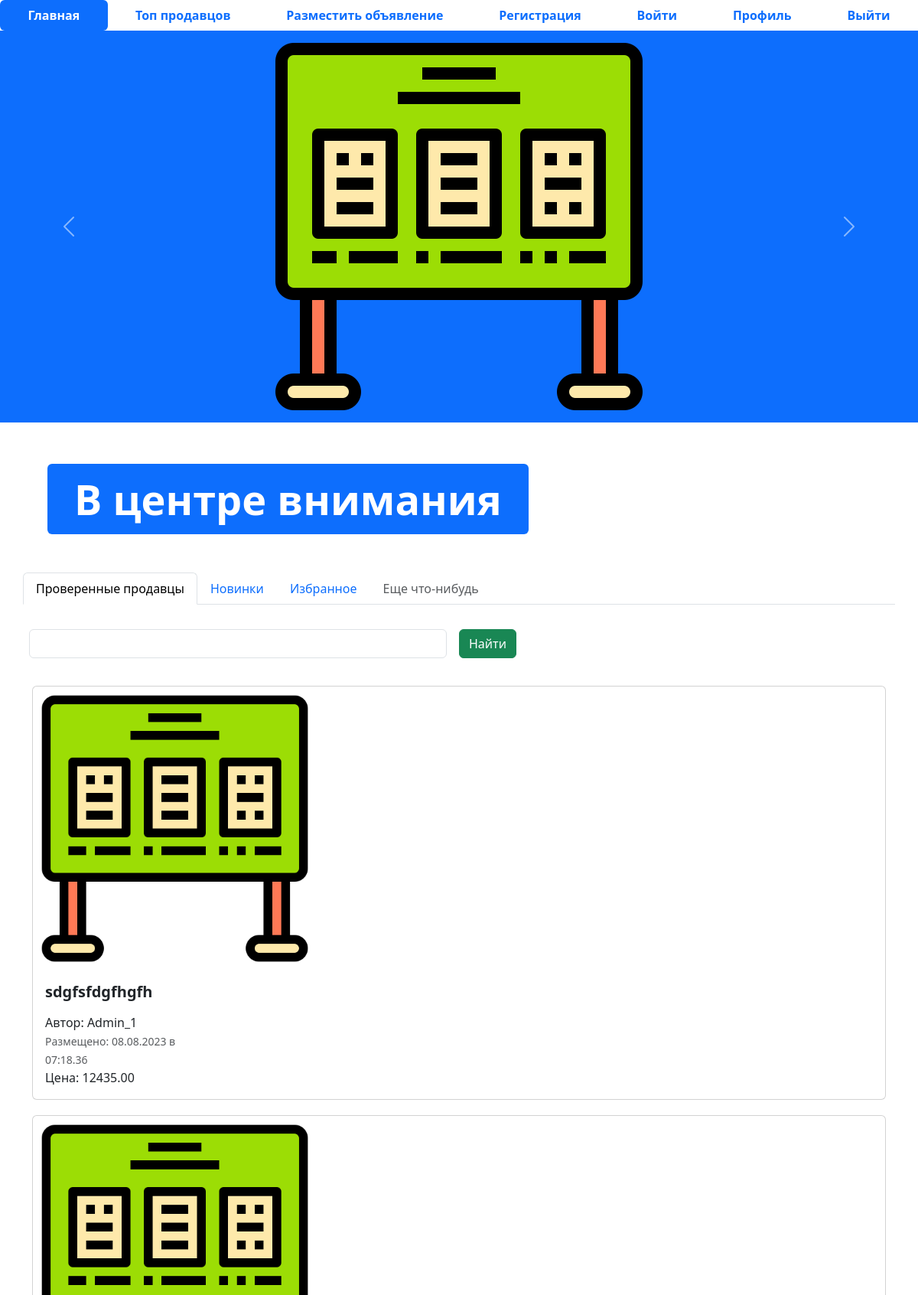
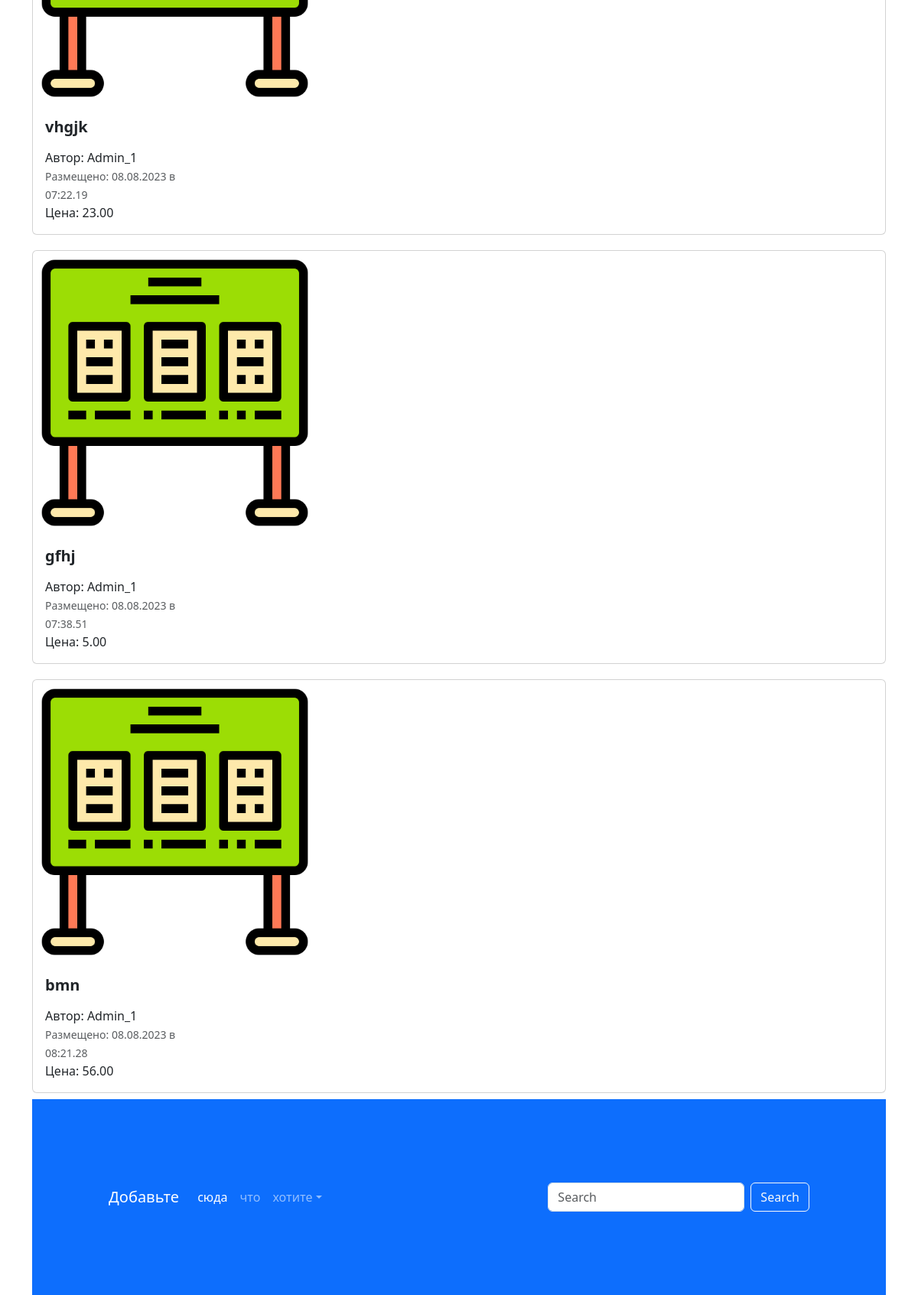
The page / on the database its author committed (2 pictures, top to bottom).
### my_lesson_5/models.py (models this page shows, shortened)
class Advertisment(models.Model):
    class Meta:
        db_table = "advertisment"
    photo = models.ImageField("изображение", upload_to="my_lesson_5")
    title = models.CharField("Заголовок", max_length=128)
    description = models.TextField("Описание")
    price = models.DecimalField("Цена", max_digits=10, decimal_places=2)
    created_at = models.DateTimeField(auto_now_add=True)
    updated_at = models.DateTimeField(auto_now=True)
    category = models.SmallIntegerField("Категория")
    author = models.CharField("Автор", max_length=20)
    location = models.CharField("Локация", max_length=255)
    action = models.BooleanField("Торг", help_text="Отметьте, если торг уместен")
    user = models.ForeignKey(User,verbose_name="Автор",on_delete=models.CASCADE)
    @admin.display(description="Дата создания")
    def created_date(self):
        if self.created_at == timezone.now().date():
            create_time=self.created_at.strftime("%H:%M.%S")
            return format_html('<span style="color: teal; font-weight: bold>Сегодня в </span>',create_time)
        return self.created_at.strftime("%d.%m.%Y в %H:%M.%S")

### my_lesson_5/views.py (the view)
# urls.py: path("",index , name="main_page"),
def index(request):
    adverts=Advertisment.objects.all()
    context={"advert":adverts}
    return render(request, 'index.html', context)

### Templates/index.html (shortened to what this page needs)
{% extends 'base.html' %}
{% load static %}
{% block content %}
<ul class="nav nav-pills sticky-top bg-white nav-fill">
  <li class="nav-item">
    <a class="nav-link active" aria-current="page" href="{% url 'main_page' %}">
      <span style="font-weight: bold;">Главная</span>
    </a>
  </li>
  <li class="nav-item">
    <a class="nav-link" href="{% url 'top-sellers' %}"><span style="font-weight: bold;">Топ продавцов</span>
    </a>
  </li>
  <li class="nav-item">
    <a class="nav-link" href="{% url 'advertisement-post' %}">
      <span style="font-weight: bold;">Разместить объявление</span>
    </a>
  </li>
  <li class="nav-item">
    <a class="nav-link" href="{% url 'register' %}">
      <span style="font-weight: bold;">Регистрация</span>
    </a>
  </li>
  <li class="nav-item">
    <a class="nav-link" href="{% url 'login' %}">
      <span style="font-weight: bold;">Войти</span>
    </a>
  </li>
  <li class="nav-item">
    <a class="nav-link" href="{% url 'profile' %}">
      <span style="font-weight: bold;">Профиль</span>
    </a>
  </li>
  <li class="nav-item">
    <a class="nav-link" href="#">
      <span style="font-weight: bold;">Выйти</span>
    </a>
  </li>
</ul>
<div id="carouselExampleControls" class="carousel slide bg-primary" data-bs-ride="carousel">
  <div class="carousel-inner">
    <div class="carousel-item active">
      <img src="img/adv.png" class="mx-auto d-block w-33" alt="...">
    </div>
  </div>
  <button class="carousel-control-prev" type="button" data-bs-target="#carouselExampleControls" data-bs-slide="prev">
    <span class="carousel-control-prev-icon" aria-hidden="true"></span>
  </button>
  <button class="carousel-control-next" type="button" data-bs-target="#carouselExampleControls" data-bs-slide="next">
    <span class="carousel-control-next-icon" aria-hidden="true"></span>
  </button>
</div>
<div class="container" style="margin: 50px;">
  <div class="display-2">
    <span class="badge bg-primary">В центре внимания</span>
  </div>
</div>
<div class="container">
  <div class="row">
    <ul class="nav nav-tabs bg-white">
      <li class="nav-item">
        <a class="nav-link active" aria-current="page" href="#">Проверенные продавцы</a>
      </li>
      <li class="nav-item">
        <a class="nav-link" href="#">Новинки</a>
      </li>
      <li class="nav-item">
        <a class="nav-link" href="#">Избранное</a>
      </li>
      <li class="nav-item">
        <a class="nav-link disabled" href="#" tabindex="-1" aria-disabled="true">Еще что-нибудь</a>
      </li>
    </ul>
    <form class="row g-3">
      <div class="col-auto w-50">
        <input type="text" class="form-control">
      </div>
      <div class="col-auto">
        <button type="submit" class="btn btn-success mb-3">Найти</button>
      </div>
    </form>
  </div>
  {% for adv in advert %}
  <div class="col">
    <div class="card mb-2" style="max-width: 1200px; margin-top: 20px;">
      <div class="row g-0">
        <div class="col-md-4">
          <a href="advertisement.html" class="nav-link">
            <img src= "{% if adv.photo %} {{ adv.photo.url }} {% endif %}" class="img-fluid rounded-start" alt="Card title">
          </a>
        <div class="col-md-8">
          <div class="card-body">
            <h5 class="card-title">
              <a href="advertisement.html" class="nav-link"><strong>{{ adv.title }}</strong></a>
            </h5>
            <a href="advertisement.html" class="nav-link">
              <span>Автор: {{ adv.user }}</span>
              <p class="card-text"><small class="text-muted">Размещено: {{ adv.created_date }}</small></p>
              <a>Цена: {{ adv.price }}</a>
            </a>
          </div>
        </div>
      </div>
    </div>
  </div>
  {% endfor %}
</div>
<footer style="padding: 100px;" class="bg-primary">
  <nav class="navbar navbar-expand-sm navbar-dark">
    <a class="navbar-brand" href="#">Добавьте</a>
    <div class="collapse navbar-collapse" id="collapsibleNavId">
      <ul class="navbar-nav me-auto mt-2 mt-lg-0">
        <li class="nav-item">
          <a class="nav-link active" href="#" aria-current="page">сюда</a>
        </li>
        <li class="nav-item">
          <a class="nav-link" href="#">что</a>
        </li>
        <li class="nav-item dropdown">
          <a class="nav-link dropdown-toggle" href="#" id="dropdownId" data-bs-toggle="dropdown" aria-haspopup="true"
             aria-expanded="false">хотите</a>
        </li>
      </ul>
      <form class="d-flex my-2 my-lg-0">
        <input class="form-control me-sm-2" type="text" placeholder="Search">
        <button class="btn btn-outline-light my-2 my-sm-0" type="submit">Search</button>
      </form>
    </div>
  </nav>
</footer>
{% endblock %}

### Templates/base.html (shortened to what this page needs)
<!DOCTYPE html>
{% load static %}
<html lang="en">
  <head>
    <link href="{% static 'css/bootstrap.min.css' %}" rel="stylesheet">
    <link rel="stylesheet" href="{% static 'css/fontello.css' %}">
  </head>
  <body>
    {% block content %}
    {% endblock %}
  </body>
</html>

### rows shown on the page
Advertisment: photo (picture), title "sdgfsfdgfhgfh", user "Admin_1", created_date "08.08.2023 в 07:18.36", price "12435.00"
Advertisment: photo (picture), title "vhgjk", user "Admin_1", created_date "08.08.2023 в 07:22.19", price "23.00"
Advertisment: photo (picture), title "gfhj", user "Admin_1", created_date "08.08.2023 в 07:38.51", price "5.00"
Advertisment: photo (picture), title "bmn", user "Admin_1", created_date "08.08.2023 в 08:21.28", price "56.00"
